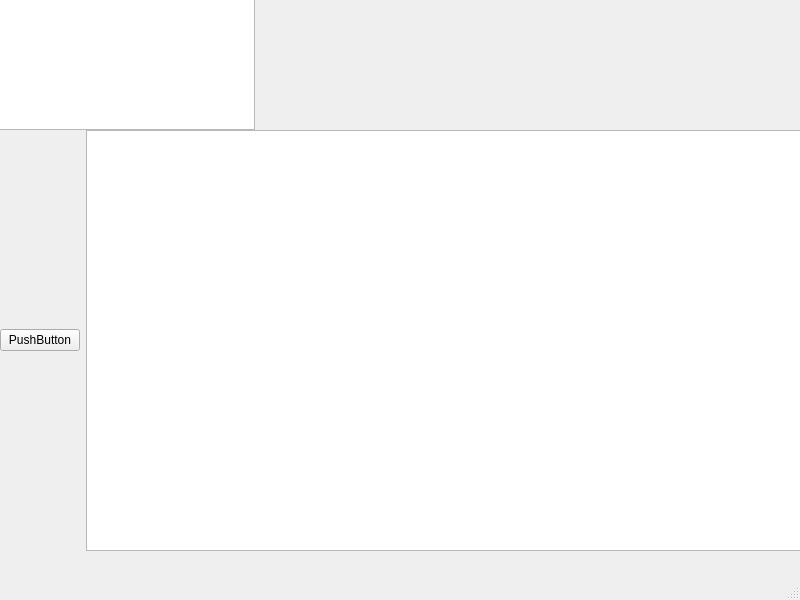
<?xml version="1.0" encoding="UTF-8"?>
<ui version="4.0">
 <class>MainWindow</class>
 <widget class="QMainWindow" name="MainWindow">
  <property name="geometry">
   <rect>
    <x>0</x>
    <y>0</y>
    <width>800</width>
    <height>600</height>
   </rect>
  </property>
  <property name="windowTitle">
   <string>MainWindow</string>
  </property>
  <widget class="QWidget" name="centralwidget">
   <widget class="QWidget" name="horizontalLayoutWidget">
    <property name="geometry">
     <rect>
      <x>0</x>
      <y>130</y>
      <width>801</width>
      <height>421</height>
     </rect>
    </property>
    <layout class="QHBoxLayout" name="horizontalLayout">
     <item>
      <widget class="QPushButton" name="pushButton">
       <property name="text">
        <string>PushButton</string>
       </property>
      </widget>
     </item>
     <item>
      <widget class="QTableView" name="tableView"/>
     </item>
    </layout>
   </widget>
   <widget class="QWidget" name="verticalLayoutWidget">
    <property name="geometry">
     <rect>
      <x>-1</x>
      <y>-1</y>
      <width>801</width>
      <height>131</height>
     </rect>
    </property>
    <layout class="QVBoxLayout" name="verticalLayout">
     <item alignment="Qt::AlignLeft|Qt::AlignTop">
      <widget class="QTextBrowser" name="textBrowser"/>
     </item>
    </layout>
   </widget>
  </widget>
  <widget class="QMenuBar" name="menubar">
   <property name="geometry">
    <rect>
     <x>0</x>
     <y>0</y>
     <width>800</width>
     <height>26</height>
    </rect>
   </property>
   <property name="defaultUp">
    <bool>false</bool>
   </property>
  </widget>
  <widget class="QStatusBar" name="statusbar"/>
 </widget>
 <resources/>
 <connections/>
</ui>
